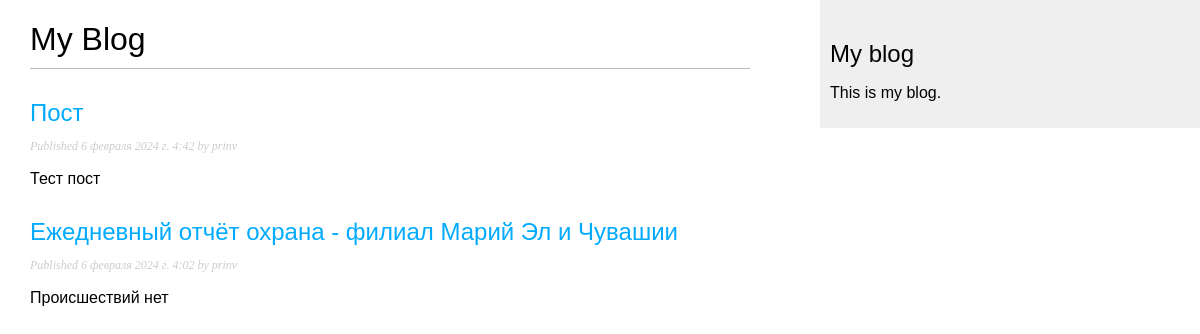
Screenshot of /blog/ with the database file from the repository.
### blog/models.py (models this page shows, shortened)
class Post(models.Model):
    class Status(models.TextChoices):
        DRAFT = 'DF', 'Draft'
        PUBLISHED = 'PB', 'Published'
    title = models.CharField(max_length=250)
    slug = models.SlugField(max_length=250)
    author = models.ForeignKey(User,
                               on_delete=models.CASCADE,
                               related_name='blog_posts')
    body = models.TextField()
    publish = models.DateTimeField(default=timezone.now)
    created = models.DateTimeField(auto_now_add=True)
    updated = models.DateTimeField(auto_now=True)
    status = models.CharField(max_length=2,
                              choices=Status.choices,
                              default=Status.DRAFT)
    object = models.Manager()  # Менеджер, применяемый по умолчанию
    published = PublishedManager()  # Конкретно(?)-прикладной менеджер
    class Meta:
        ordering = ['-publish']  # Порядок сортировки
        indexes = [
            models.Index(fields=['-publish']),
        ]

### blog/views.py (the view)
# urls.py: path('', views.post_list, name='post_list'),
def post_list(request):
    posts = Post.published.all()
    return render(request,
                  'blog/post/list.html',
                  {'posts': posts})

### blog/models.py (called while the page is built)
    def get_queryset(self):
        return super().get_queryset()\
                    .filter(status=Post.Status.PUBLISHED)

### blog/templates/blog/post/list.html (shortened to what this page needs)
{% extends "blog/base.html" %}
{% block content %}
  <h1>My Blog</h1>
  {% for post in posts %}
    <h2>
      <a href="{% url 'blog:post_detail' post.id %}">
        {{ post.title }}
      </a>
    </h2>
    <p class="date">
      Published {{ post.publish }} by {{ post.author }}
    </p>
    {{ post.body|truncatewords:30|linebreaks }}
  {% endfor %}
{% endblock %}

### blog/static/css/blog.css (style rules this page uses)
body { margin:0; padding:0; font-family:helvetica, sans-serif; }
a { color:#00abff; text-decoration:none; }
h1 { font-weight:normal; border-bottom:1px solid #bbb; padding:0 0 10px 0; }
h2 { font-weight:normal; margin:30px 0 0; }
p.date { color:#ccc; font-family: georgia, serif; font-size: 12px; font-style: italic; }

### rows the page displays
Post: title "Пост", publish "6 февраля 2024 г. 4:42", author "prinv", body "Тест пост"
Post: title "Ежедневный отчёт охрана - филиал Марий Эл и Чувашии", publish "6 февраля 2024 г. 4:02", author "prinv", body "Происшествий нет"
